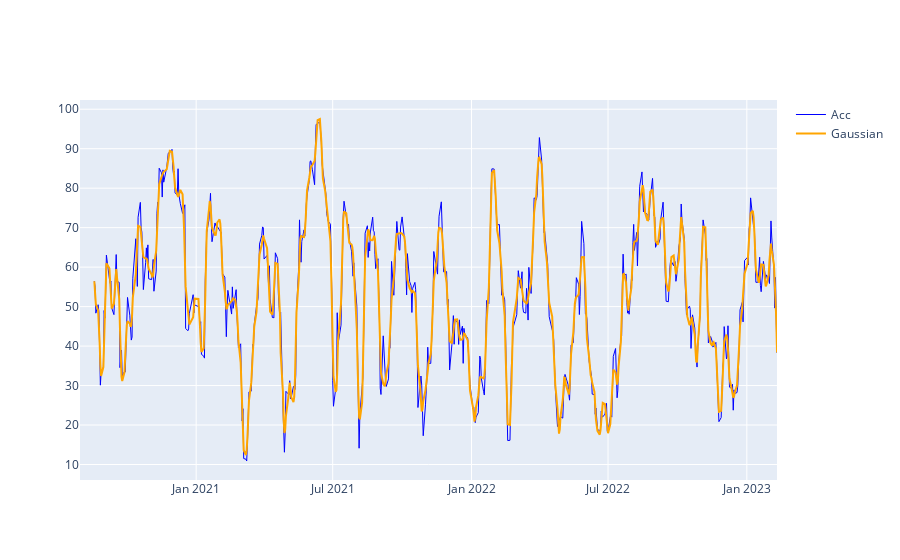

This figure's notebook cell:
### Code cell
ticker ="SOMA3.SA"

df = yf.download(ticker)

base = df["2018":]

resultados_mfi = ta.volume.MFIIndicator(base["High"],base["Low"],base["Close"],base["Volume"],14,False)


resultados_mfi_sem_null = resultados_mfi.money_flow_index().dropna()

mfi_np = resultados_mfi_sem_null.to_numpy()

mfi_np = mfi_np.reshape(1,len(mfi_np))


smoother_mfi = GaussianSmoother(n_knots=600, sigma=0.0003)
smoother_mfi.smooth(mfi_np)
mfi_suavizado = smoother_mfi.smooth_data[0]



fig = go.Figure()
fig.add_trace(
    go.Scatter(
        name="Acc",
        x=resultados_mfi.money_flow_index().index,
        y=resultados_mfi.money_flow_index(),
        line=dict(color='blue', width=1))
)

fig.add_trace(
    go.Scatter(
        x=resultados_mfi_sem_null.index,
        y=mfi_suavizado,
        mode='lines',
        name='Gaussian',
        line=dict(color="orange"))
)

fig.show()

### Figure 1 — Plotly figure (JSON) as saved in the notebook; plotly's stock layout.template omitted (floating-point values rounded to 4 significant figures; data arrays with more than 128 entries replaced by an {"elided": "..."} marker saying what was removed)
{"data": [{"line": {"color": "blue", "width": 1}, "name": "Acc", "type": "scatter", "x": {"elided": "630 str values"}, "y": {"elided": "630 float values"}}, {"line": {"color": "orange"}, "mode": "lines", "name": "Gaussian", "type": "scatter", "x": {"elided": "617 str values"}, "y": {"elided": "617 float values"}}], "layout": {}}
